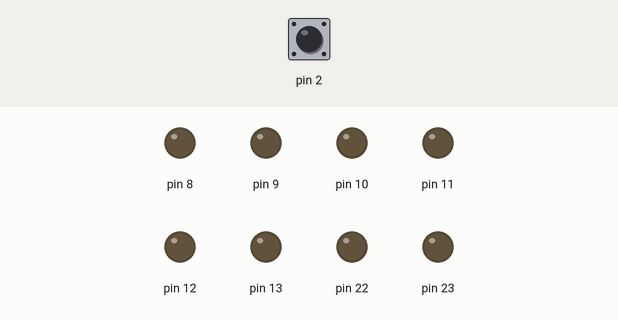
This sketch was run on a simulated Arduino Uno, built with avr-gcc and run on an emulated ATmega328P. On the bench: output pins drawn as LEDs (lit = HIGH). Dashed ring = blinking. The test bench sets the inputs (shaded band); at power-on: pin 2 HIGH.

Above: at 5.0 s.
5.1 s: pin 2 pulsed LOW 5 times (0.12 s each, 0.3 s apart)
At 6.17 s:
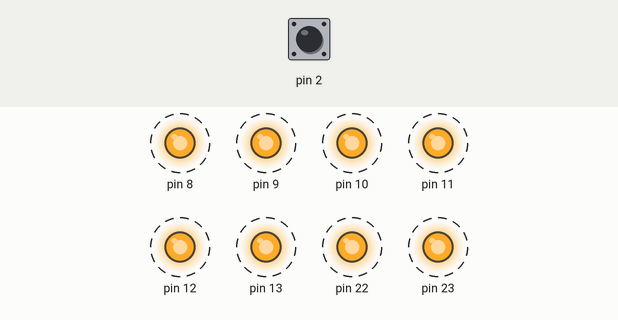
Timing chart, 0 to 8.5 s (numbered marks = the images above; inputs shaded):
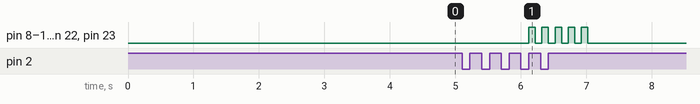

Measured:
- after the input at 5.1 s, pin 8–13, pin 22, pin 23: alternates HIGH for 0.10 s and LOW for 0.10 s, 10 changes in all, then stays LOW, starting after 1.0 s

The sketch:

AVR_interupts.ino
```cpp
#include <avr/io.h>
#include <avr/interrupt.h>
#include<util/delay.h>
int count=1;


ISR(INT0_vect)
{
  count++;
}
int main()
{
  DDRB=0xFF;
  PORTB=0x00;
 PORTD=0xFF;
 sei();
 EICRA = 0b00000011;         // Enable INT0
 EIMSK = 0b00000001;
while(1)
{
  PORTB=0x00;
  if(count%5==0)
  {
    for(int i=0;i<5;i++)
    {
      PORTB=0xFF;
      _delay_ms(100);
      PORTB=0x00;
      _delay_ms(100);

    }
    count=1;
  }
}
}
```
